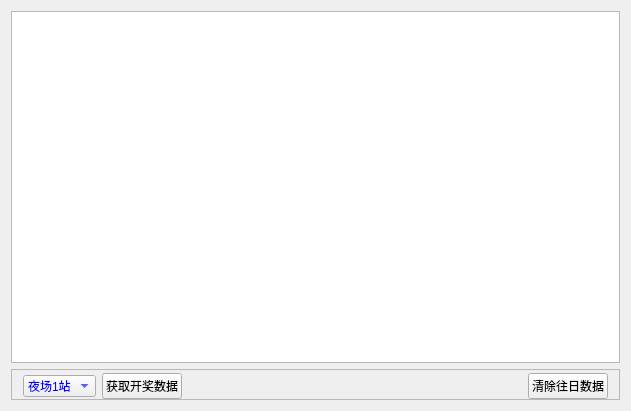
<?xml version="1.0" encoding="UTF-8"?>
<ui version="4.0">
 <class>LotteryDataWidget</class>
 <widget class="QWidget" name="LotteryDataWidget">
  <property name="geometry">
   <rect>
    <x>0</x>
    <y>0</y>
    <width>631</width>
    <height>411</height>
   </rect>
  </property>
  <property name="windowTitle">
   <string>开奖数据</string>
  </property>
  <layout class="QVBoxLayout" name="verticalLayout">
   <item>
    <widget class="QTableView" name="tvlist"/>
   </item>
   <item>
    <widget class="QFrame" name="frame">
     <property name="frameShape">
      <enum>QFrame::StyledPanel</enum>
     </property>
     <property name="frameShadow">
      <enum>QFrame::Raised</enum>
     </property>
     <layout class="QHBoxLayout" name="horizontalLayout">
      <property name="topMargin">
       <number>3</number>
      </property>
      <property name="bottomMargin">
       <number>0</number>
      </property>
      <item>
       <widget class="QComboBox" name="comboBox">
        <property name="styleSheet">
         <string notr="true">color: rgb(0, 0, 255);</string>
        </property>
        <item>
         <property name="text">
          <string>夜场1站</string>
         </property>
        </item>
        <item>
         <property name="text">
          <string>夜场2站</string>
         </property>
        </item>
        <item>
         <property name="text">
          <string>夜场3站</string>
         </property>
        </item>
        <item>
         <property name="text">
          <string>夜场4站</string>
         </property>
        </item>
        <item>
         <property name="text">
          <string>夜场5站</string>
         </property>
        </item>
        <item>
         <property name="text">
          <string>夜场6站</string>
         </property>
        </item>
       </widget>
      </item>
      <item>
       <widget class="QPushButton" name="pbtnFetchLotteryData">
        <property name="text">
         <string>获取开奖数据</string>
        </property>
       </widget>
      </item>
      <item>
       <spacer name="horizontalSpacer">
        <property name="orientation">
         <enum>Qt::Horizontal</enum>
        </property>
        <property name="sizeHint" stdset="0">
         <size>
          <width>343</width>
          <height>20</height>
         </size>
        </property>
       </spacer>
      </item>
      <item>
       <widget class="QPushButton" name="pushButton_2">
        <property name="text">
         <string>清除往日数据</string>
        </property>
       </widget>
      </item>
     </layout>
    </widget>
   </item>
  </layout>
 </widget>
 <layoutdefault spacing="6" margin="11"/>
 <resources/>
 <connections/>
</ui>
